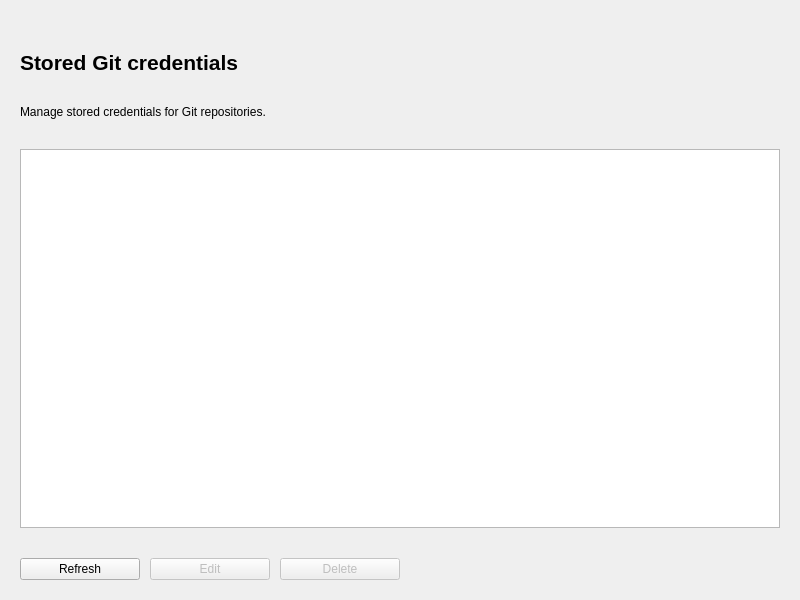
<?xml version="1.0" encoding="UTF-8"?>
<ui version="4.0">
 <class>GitCredentialsContainer</class>
 <widget class="QWidget" name="GitCredentialsContainer">
  <property name="geometry">
   <rect>
    <x>0</x>
    <y>0</y>
    <width>800</width>
    <height>600</height>
   </rect>
  </property>
  <property name="windowTitle">
   <string>Form</string>
  </property>
  <layout class="QVBoxLayout" name="mainLayout">
   <property name="spacing">
    <number>30</number>
   </property>
   <property name="leftMargin">
    <number>20</number>
   </property>
   <property name="topMargin">
    <number>50</number>
   </property>
   <property name="rightMargin">
    <number>20</number>
   </property>
   <property name="bottomMargin">
    <number>20</number>
   </property>
   <item>
    <widget class="QLabel" name="titleLabel">
     <property name="font">
      <font>
       <pointsize>16</pointsize>
       <bold>true</bold>
      </font>
     </property>
     <property name="text">
      <string>Stored Git credentials</string>
     </property>
    </widget>
   </item>
   <item>
    <widget class="QLabel" name="descriptionLabel">
     <property name="text">
      <string>Manage stored credentials for Git repositories.</string>
     </property>
     <property name="wordWrap">
      <bool>true</bool>
     </property>
    </widget>
   </item>
   <item>
    <widget class="QTableView" name="tableView">
     <property name="alternatingRowColors">
      <bool>true</bool>
     </property>
     <property name="selectionMode">
      <enum>QAbstractItemView::SelectionMode::SingleSelection</enum>
     </property>
     <property name="selectionBehavior">
      <enum>QAbstractItemView::SelectionBehavior::SelectRows</enum>
     </property>
     <attribute name="horizontalHeaderStretchLastSection">
      <bool>false</bool>
     </attribute>
     <attribute name="verticalHeaderVisible">
      <bool>false</bool>
     </attribute>
    </widget>
   </item>
   <item>
    <layout class="QHBoxLayout" name="buttonLayout">
     <property name="spacing">
      <number>10</number>
     </property>
     <item>
      <widget class="QPushButton" name="refreshButton">
       <property name="minimumSize">
        <size>
         <width>120</width>
         <height>0</height>
        </size>
       </property>
       <property name="maximumSize">
        <size>
         <width>120</width>
         <height>16777215</height>
        </size>
       </property>
       <property name="text">
        <string>Refresh</string>
       </property>
      </widget>
     </item>
     <item>
      <widget class="QPushButton" name="editButton">
       <property name="enabled">
        <bool>false</bool>
       </property>
       <property name="minimumSize">
        <size>
         <width>120</width>
         <height>0</height>
        </size>
       </property>
       <property name="maximumSize">
        <size>
         <width>120</width>
         <height>16777215</height>
        </size>
       </property>
       <property name="text">
        <string>Edit</string>
       </property>
      </widget>
     </item>
     <item>
      <widget class="QPushButton" name="deleteButton">
       <property name="enabled">
        <bool>false</bool>
       </property>
       <property name="minimumSize">
        <size>
         <width>120</width>
         <height>0</height>
        </size>
       </property>
       <property name="maximumSize">
        <size>
         <width>120</width>
         <height>16777215</height>
        </size>
       </property>
       <property name="text">
        <string>Delete</string>
       </property>
      </widget>
     </item>
     <item>
      <spacer name="horizontalSpacer">
       <property name="orientation">
        <enum>Qt::Orientation::Horizontal</enum>
       </property>
       <property name="sizeHint" stdset="0">
        <size>
         <width>40</width>
         <height>20</height>
        </size>
       </property>
      </spacer>
     </item>
    </layout>
   </item>
  </layout>
 </widget>
 <resources/>
 <connections/>
</ui>
